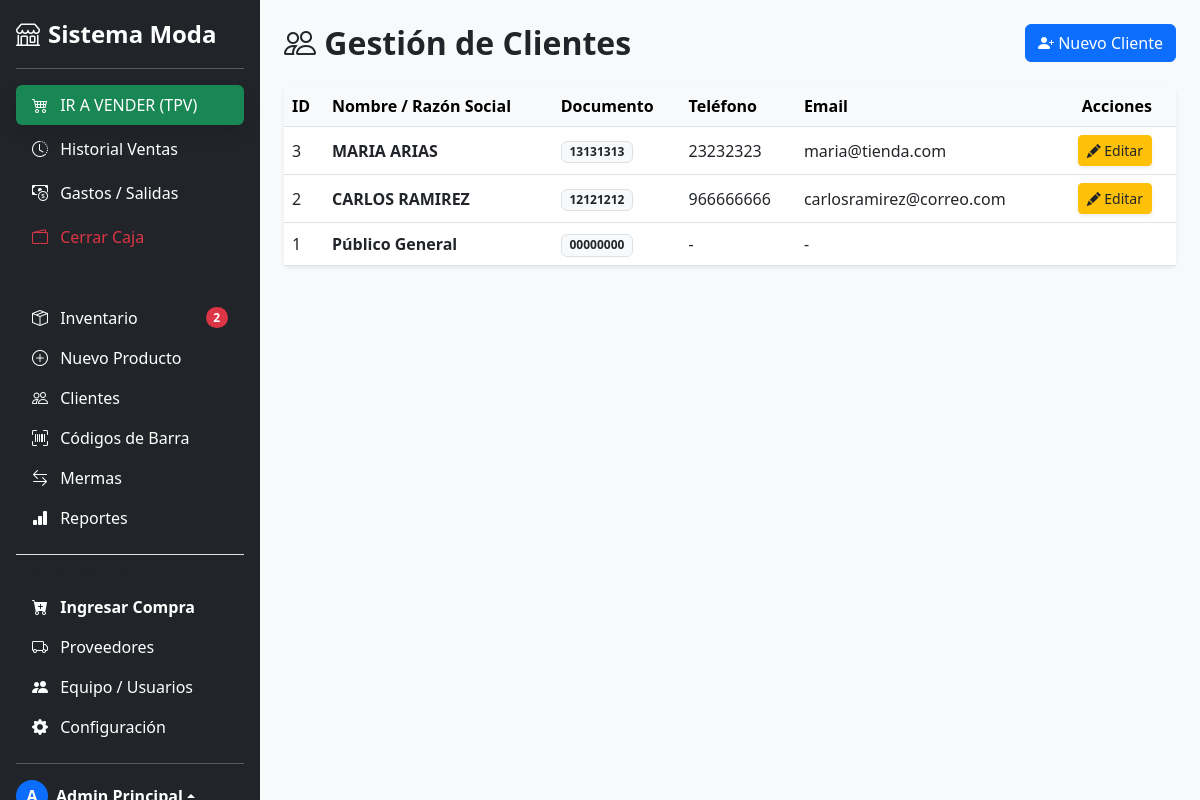
Screenshot of /cliente/index (signed in) with the database file from the repository.
### tables this page shows
CREATE TABLE IF NOT EXISTS `clientes` (
  `id` int NOT NULL AUTO_INCREMENT,
  `nombre` varchar(100) NOT NULL,
  `documento` varchar(20) DEFAULT NULL,
  `telefono` varchar(20) DEFAULT NULL,
  `correo` varchar(100) DEFAULT NULL,
  `direccion` text,
  `activo` tinyint(1) DEFAULT '1',
  `fecha_registro` datetime DEFAULT CURRENT_TIMESTAMP,
  PRIMARY KEY (`id`)
);

### app/controllers/ClienteController.php (called while the page is built, shortened)
<?php
require_once '../app/models/Cliente.php';
class ClienteController {
    public function index() {
        $clienteModel = new Cliente();
        $clientes = $clienteModel->listar();
        require_once '../app/views/clientes/index.php';
    }
}

### app/models/Cliente.php (called while the page is built, shortened)
<?php
require_once '../app/core/Database.php';
class Cliente {
    private $conn;
    public function __construct() {
        $db = new Database();
        $this->conn = $db->getConnection();
    }
    public function listar() {
        $sql = "SELECT * FROM clientes ORDER BY id DESC";
        $stmt = $this->conn->prepare($sql);
        $stmt->execute();
        return $stmt->fetchAll(PDO::FETCH_ASSOC);
    }
}

### app/core/Database.php (called while the page is built, shortened)
<?php
class Database {
    private $host;
    private $db_name;
    private $username;
    private $password;
    public function __construct() {
        $this->host     = getenv('DB_HOST')     ?: 'localhost';
        $this->db_name  = getenv('DB_NAME')     ?: 'sistema_moda';
        $this->username = getenv('DB_USER')     ?: 'root';
        $this->password = getenv('DB_PASS')     ?: '';
    }
    public function getConnection() {
        $this->conn = null;
        try {
            $this->conn = new PDO(
                "mysql:host=" . $this->host . ";dbname=" . $this->db_name . ";charset=utf8mb4",
                $this->username,
                $this->password
            );
            $this->conn->exec("set names utf8mb4");
            $this->conn->setAttribute(PDO::ATTR_ERRMODE, PDO::ERRMODE_EXCEPTION);
            $this->conn->setAttribute(PDO::ATTR_DEFAULT_FETCH_MODE, PDO::FETCH_ASSOC);
        } catch(PDOException $exception) {
            echo "Error de conexión: " . $exception->getMessage();
        }
        return $this->conn;
    }
}

### app/views/clientes/index.php (the view, shortened to what this page needs)
<!DOCTYPE html>
<html lang="es">
<head>
    <link href="https://cdn.jsdelivr.net/npm/bootstrap@5.3.0/dist/css/bootstrap.min.css" rel="stylesheet">
    <link rel="stylesheet" href="https://cdn.jsdelivr.net/npm/bootstrap-icons@1.11.0/font/bootstrap-icons.css">
</head>
<body class="bg-light">
<?php include '../app/views/layouts/sidebar.php'; ?>
<div class="main-content-area" style="height: 100vh; overflow-y: auto;">
    <div class="container-fluid p-4">
        <div class="d-flex justify-content-between align-items-center mb-4">
            <h2 class="fw-bold m-0"><i class="bi bi-people"></i> Gestión de Clientes</h2>
            <button class="btn btn-primary" data-bs-toggle="modal" data-bs-target="#modalCliente" onclick="prepararModal()">
                <i class="bi bi-person-plus-fill"></i> Nuevo Cliente
            </button>
        </div>
        <div class="card shadow-sm border-0">
            <div class="card-body p-0">
                <div class="table-responsive">
                    <table class="table table-hover align-middle mb-0">
                        <thead class="table-light">
                            <tr>
                                <th>ID</th>
                                <th>Nombre / Razón Social</th>
                                <th>Documento</th>
                                <th>Teléfono</th>
                                <th>Email</th>
                                <th class="text-end pe-4">Acciones</th>
                            </tr>
                        </thead>
                        <tbody>
                            <?php
                            if(empty($clientes)): ?>
                                <tr><td colspan="6" class="text-center py-4"><h4>No hay clientes registrados.</h4></td></tr>
                            <?php else: ?>
                                <?php foreach($clientes as $c): ?>
                                <tr>
                                    <td><?= $c['id'] ?></td>
                                    <td class="fw-bold"><?= $c['nombre'] ?></td>
                                    <td><span class="badge bg-light text-dark border"><?= $c['documento'] ?></span></td>
                                    <td><?= $c['telefono'] ?? '-' ?></td>
                                    <td><?= $c['correo'] ?? '-' ?></td>
                                    <td class="text-end pe-4">
                                        <?php if($c['id'] != 1):  ?>
                                        <button class="btn btn-sm btn-warning text-dark shadow-sm"
                                                onclick="editarCliente(<?= $c['id'] ?>, '<?= $c['nombre'] ?>', '<?= $c['documento'] ?>', '<?= $c['telefono'] ?>', '<?= $c['correo'] ?>', '<?= $c['direccion'] ?>')">
                                            <i class="bi bi-pencil-fill"></i> Editar
                                        </button>
                                        <?php endif; ?>
                                    </td>
                                </tr>
                                <?php endforeach; ?>
                            <?php endif; ?>
                        </tbody>
                    </table>
                </div>
            </div>
        </div>
    </div>
</div>
</body>
</html>

### app/views/clientes/index.php (style rules this page uses)
@media (min-width: 992px) { .main-content-area { margin-left: 260px; width: calc(100% - 260px); } }

### rows the page displays
clientes: id "3", nombre "MARIA ARIAS", documento "13131313", telefono "23232323", correo "maria@tienda.com"
clientes: id "2", nombre "CARLOS RAMIREZ", documento "12121212", telefono "966666666", correo "carlosramirez@correo.com"
clientes: id "1", nombre "Público General", documento "00000000", telefono "-", correo "-"

### other values shown
$stock_bajo "2"
